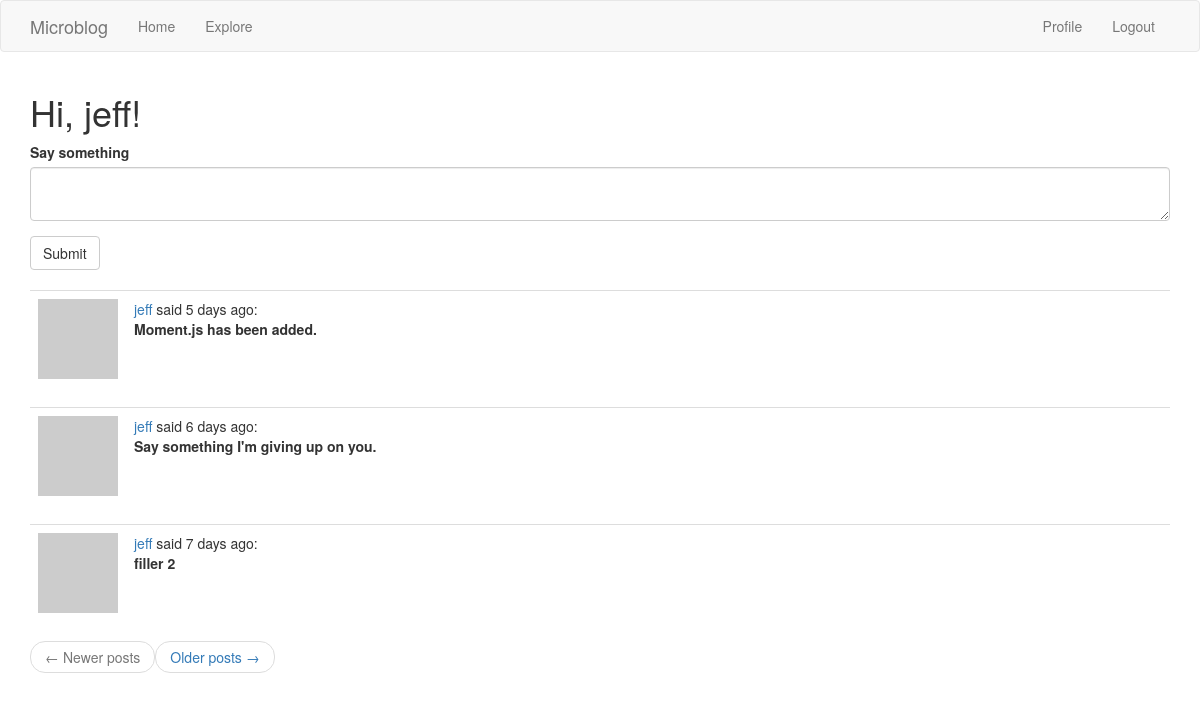
Before: /index (signed in) with the older database file.
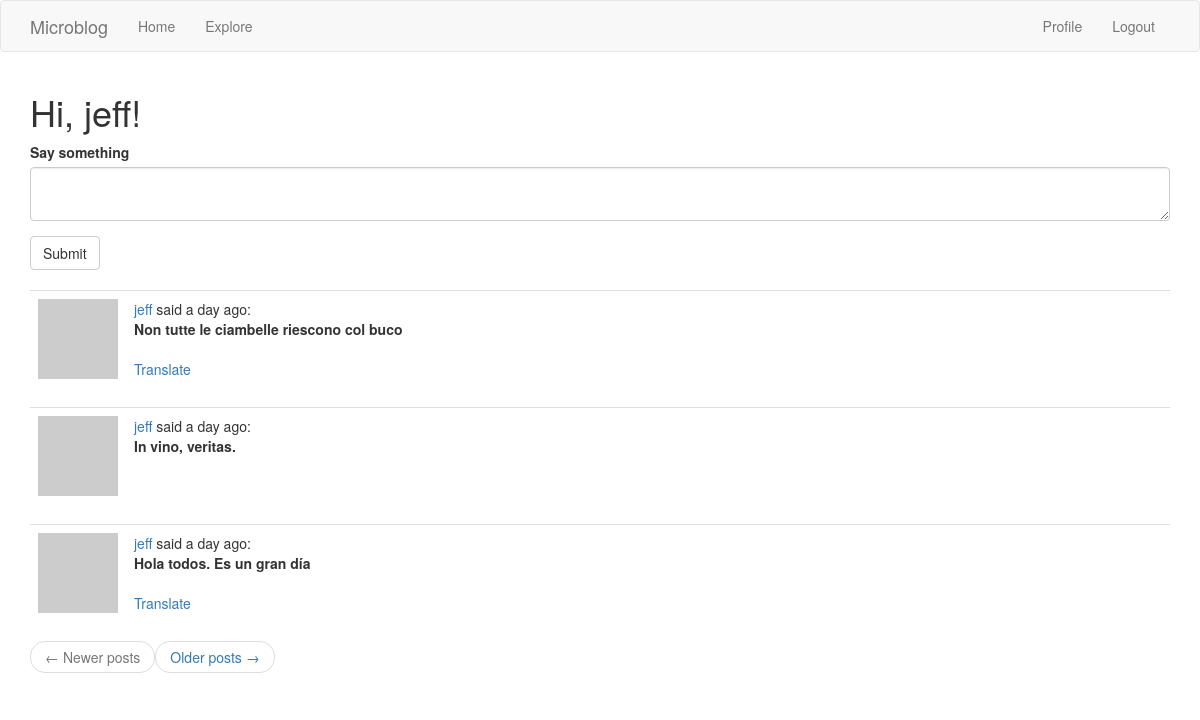
After: the same page with the newer database file.
### app/models.py (models this page shows, shortened)
class Post(db.Model):
    id = db.Column(db.Integer, primary_key=True)
    body = db.Column(db.String(140))
    timestamp = db.Column(db.DateTime, index=True, default=datetime.utcnow)
    user_id = db.Column(db.Integer, db.ForeignKey('user.id'))
    language = db.Column(db.String(5))

### app/routes.py (the view, shortened to what this page needs)
@app.route('/', methods=['GET', 'POST'])
@app.route('/index', methods=['GET', 'POST'])
@login_required
def index():
    form = PostForm()
    page = request.args.get('page', 1, type=int)
    posts = current_user.followed_posts().paginate(
        page, app.config['POSTS_PER_PAGE'], False)
    next_url = url_for('index', page=posts.next_num) \
        if posts.has_next else None
    prev_url = url_for('index', page=posts.prev_num) \
        if posts.has_prev else None
    return render_template('index.html', title='Home Page', form=form,
                            posts=posts.items, next_url=next_url,
                            prev_url=prev_url)

### app/forms.py
class PostForm(FlaskForm):
    post =  TextAreaField('Say something', validators=[
        DataRequired(), Length(min==1, max=140)])
    submit = SubmitField('Submit')

### app/models.py (called while the page is built)
@login.user_loader
def load_user(id):
    return User.query.get(int(id))

    def avatar(self, size):
        digest = md5(self.email.lower().encode('utf-8')).hexdigest()
        return 'https://gravatar.com/avatar/{}?d=identicon&s={}'.format(
            digest, size)

    def followed_posts(self):
        followed = Post.query.join(
            followers, (followers.c.followed_id == Post.user_id)).filter(
                followers.c.follower_id == self.id)
        own = Post.query.filter_by(user_id=self.id)
        return followed.union(own).order_by(Post.timestamp.desc())

### app/routes.py (called while the page is built)
@app.before_request
def before_request():
    if current_user.is_authenticated:
        current_user.last_seen = datetime.utcnow()
        db.session.commit()
    g.locale = str(get_locale())

### app/templates/index.html
{% extends "base.html" %}
{% import 'bootstrap/wtf.html' as wtf %}
{% block app_content %}
	<h1>{{ _('Hi, %(username)s!', username=current_user.username) }}</h1>
	{% if form %}
	{{ wtf.quick_form(form) }}
	<br>
	{% endif %}
	{% for post in posts %}
		{% include '_post.html' %}
	{% endfor %}
    <nav aria-label="...">
        <ul class="pager">
            <li class="previous{% if not prev_url %} disabled{% endif %}">
                <a href="{{ prev_url or '#' }}">
                    <span aria-hidden="true">&larr;</span> Newer posts
                </a>
            </li>
            <li class="previous{% if not next_url %} disabled{% endif %}">
                <a href="{{ next_url or '#' }}">
                    Older posts <span aria-hidden="true">&rarr;</span>
                </a>
            </li>
        </ul>
    </nav>
{% endblock %}

### app/templates/_post.html (shortened to what this page needs)
    <table class="table table-hover">
        <tr>
            <td width="70px">
                <a href="{{ url_for('user', username=post.author.username) }}">
                    <img src="{{ post.author.avatar(70) }}" />
                </a>
            </td>
            <td>
				{{ _('%(username)s said %(when)s',
					username=user_link, when=moment(post.timestamp).fromNow()) }}:
                <br>
                <strong><span id="post{{ post.id }}">{{ post.body }}</span></strong>
				{% if post.language and post.language != g.locale %}
				<br><br>
				<span id="translation{{ post.id }}">
					<a href="javascript:translate(
								'#post{{ post.id }}',
								'#translation{{ post.id }}',
								'{{ post.language }}',
								'{{ g.locale }}');">{{ _('Translate') }}</a>
				</span>
            </td>
        </tr>
		{% endif %}
    </table>

Changed rows visible on the page:
no longer on this page (row unchanged): Post: body "Moment.js has been added."
no longer on this page (row unchanged): Post: body "Say something I'm giving up on you."
no longer on this page (row unchanged): Post: body "filler 2"
added Post: body "Non tutte le ciambelle riescono col buco"
added Post: body "In vino, veritas."
added Post: body "Hola todos. Es un gran día"
